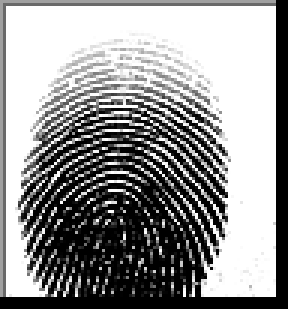
#> input picture projectAB/uploads/fingerprint_1.bmp, 96 x 103 px (shown 3 times larger)
$ python -i convert.py   (imports and definitions only)
#> lines starting #> are read from the running program, lines starting #| are printed output that depends on the picture; after the words box and inside, x2 and y2 are one past the last pixel; in counts of white or black regions, pixels touching at a corner belong together
import cv2
import numpy as np
from scipy import ndimage
from typing import List, Tuple
import os
import matplotlib.pyplot as plt
from scipy.spatial import Delaunay
from .test6 import extract_all_keys ,calculate_similarity
class FingerprintMinutiae:
    def __init__(self, image_path: str):
        """Initialize with path to fingerprint image."""
#> called with image_path = '../../uploads/fingerprint_1.bmp'
        self.image = cv2.imread(image_path, cv2.IMREAD_GRAYSCALE)
#> self.image is the input picture: shape (103, 96); min 0, max 255, mean 148
        if self.image is None:
            raise ValueError(f"Could not load image at {image_path}")
        self.height, self.width = self.image.shape
#> self.height = 103; self.width = 96
        self.binary_image = None
        self.skeleton = None
        self.debug_images = {}

    def preprocess(self, debug: bool = False) -> None:
        """Preprocess the fingerprint image."""
#> called with debug = False
        # Save original image for debugging
        if debug:
            self.debug_images['original'] = self.image.copy()

        # Apply Gaussian blur to reduce noise
        blurred = cv2.GaussianBlur(self.image, (5, 5), 0)
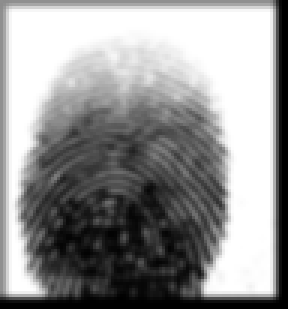
#> blurred: shape (103, 96) (shown 3 times larger); min 0, max 255, mean 147.9
        if debug:
            self.debug_images['blurred'] = blurred.copy()

        # Apply adaptive thresholding
        self.binary_image = cv2.adaptiveThreshold(
            blurred, 255, cv2.ADAPTIVE_THRESH_GAUSSIAN_C,
            cv2.THRESH_BINARY_INV, 11, 2
        )
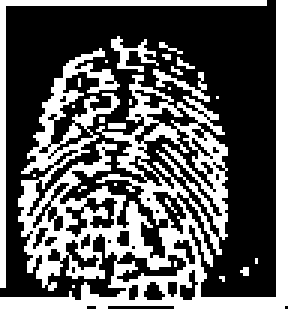
#> self.binary_image: shape (103, 96) (shown 3 times larger); 37.6% white; 25 white regions (21 under 20 px), largest, box (x1, y1, x2, y2) and area: (0, 0, 96, 103) 3137, (0, 0, 89, 96) 366, (37, 12, 53, 24) 70, (51, 23, 70, 34) 58
        if debug:
            self.debug_images['binary'] = self.binary_image.copy()

        # Remove noise using morphological operations
        kernel = np.ones((3,3), np.uint8)
        self.binary_image = cv2.morphologyEx(self.binary_image, cv2.MORPH_OPEN, kernel)
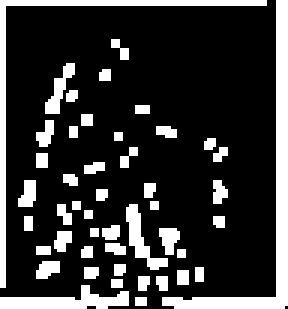
#> self.binary_image: shape (103, 96) (shown 3 times larger); 20.9% white; 47 white regions (27 under 20 px), largest, box (x1, y1, x2, y2) and area: (54, 0, 96, 103) 556, (0, 0, 89, 96) 366, (0, 95, 43, 103) 182
        if debug:
            self.debug_images['opened'] = self.binary_image.copy()

        self.binary_image = cv2.morphologyEx(self.binary_image, cv2.MORPH_CLOSE, kernel)
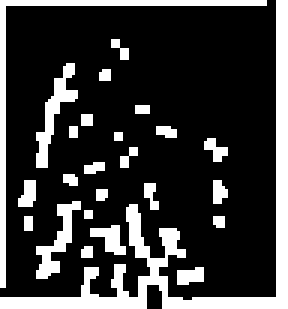
#> self.binary_image: shape (103, 96) (shown 3 times larger); 22.2% white; 25 white regions (11 under 20 px), largest, box (x1, y1, x2, y2) and area: (0, 0, 96, 103) 1056, (0, 0, 89, 96) 366, (12, 21, 26, 56) 155
        if debug:
            self.debug_images['closed'] = self.binary_image.copy()

        # Skeletonize the image
        self.skeleton = self._skeletonize(self.binary_image)
        if debug:
            self.debug_images['skeleton'] = self.skeleton.copy()

    def _skeletonize(self, image: np.ndarray) -> np.ndarray:
        """Skeletonize the binary image using Zhang-Suen algorithm."""
        # Ensure image is binary (0 and 255)
        binary = (image > 0).astype(np.uint8) * 255

        # Use OpenCV's skeletonization for better performance
        try:
            skeleton = cv2.ximgproc.thinning(binary)
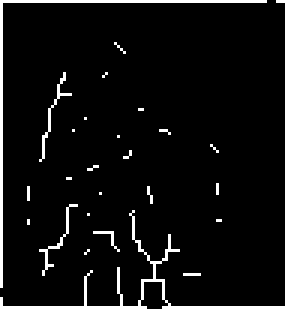
#> skeleton: shape (103, 96) (shown 3 times larger); 6.2% white in thin lines or dots
        except:
            skeleton = None

        # If OpenCV's skeletonization is not available, use our implementation
        if skeleton is None:
            skeleton = self._zhang_suen_skeletonize(binary)

        return skeleton

    # [157 lines left out: functions _zhang_suen_skeletonize, _zhang_suen_iteration, _get_neighbors, extract_minutiae, visualize_minutiae, plot_minutiae_2d and 2 more, not called in this run]
    # Visualize minutiae points
    # visualization = fingerprint.visualize_minutiae(endpoints, bifurcations)

    # Save visualization
    # output_path = os.path.splitext(file_path)[0] + "_minutiae.jpg"
    # cv2.imwrite(output_path, visualization)

    # Plot minutiae points in 2D
    # fingerprint.plot_minutiae_2d(endpoints, bifurcations, output_path=os.path.splitext(file_path)[0] + "_minutiae_plot.jpg")

    # Save debug images
    # fingerprint.save_debug_images(output_dir=os.path.dirname(file_path))


>>> result = FingerprintMinutiae('../../uploads/fingerprint_1.bmp').preprocess()

$ run again, on projectAB/uploads/fingerprint_3.bmp
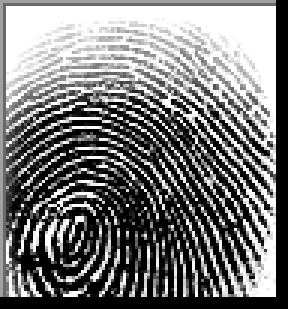
#> input picture projectAB/uploads/fingerprint_3.bmp, 96 x 103 px (shown 3 times larger)
#> in __init__, self.image is the input picture: shape (103, 96); min 0, max 255, mean 121.2
#> in preprocess, `self.binary_image = cv2.adaptiveThreshold( blurred, 255, cv2.ADAPTIVE_..`:
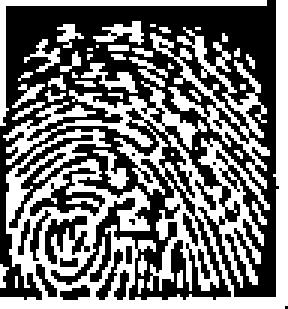
#> self.binary_image: shape (103, 96) (shown 3 times larger); 45.9% white; 42 white regions (32 under 20 px), largest, box (x1, y1, x2, y2) and area: (0, 0, 96, 103) 3216, (50, 9, 90, 63) 481, (0, 0, 89, 42) 257
#> in _skeletonize, `skeleton = cv2.ximgproc.thinning(binary)`:
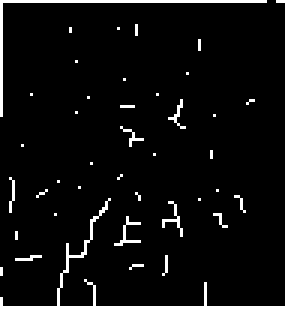
#> skeleton: shape (103, 96) (shown 3 times larger); 5.8% white in thin lines or dots

$ run again, on projectAB/uploads/fingerprint_4.bmp
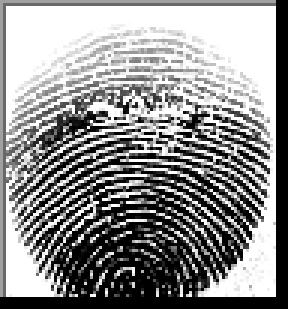
#> input picture projectAB/uploads/fingerprint_4.bmp, 96 x 103 px (shown 3 times larger)
#> in __init__, self.image is the input picture: shape (103, 96); min 0, max 255, mean 143.3
#> in preprocess, `self.binary_image = cv2.adaptiveThreshold( blurred, 255, cv2.ADAPTIVE_..`:
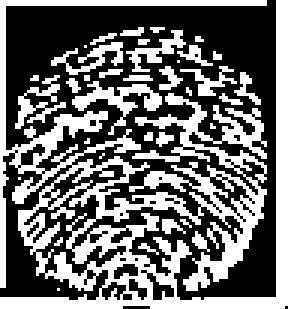
#> self.binary_image: shape (103, 96) (shown 3 times larger); 42.8% white; 36 white regions (25 under 20 px), largest, box (x1, y1, x2, y2) and area: (0, 0, 96, 103) 3389, (24, 27, 54, 45) 161, (5, 25, 22, 43) 104
#> in _skeletonize, `skeleton = cv2.ximgproc.thinning(binary)`:
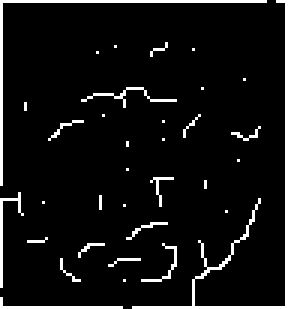
#> skeleton: shape (103, 96) (shown 3 times larger); 6.7% white in thin lines or dots
